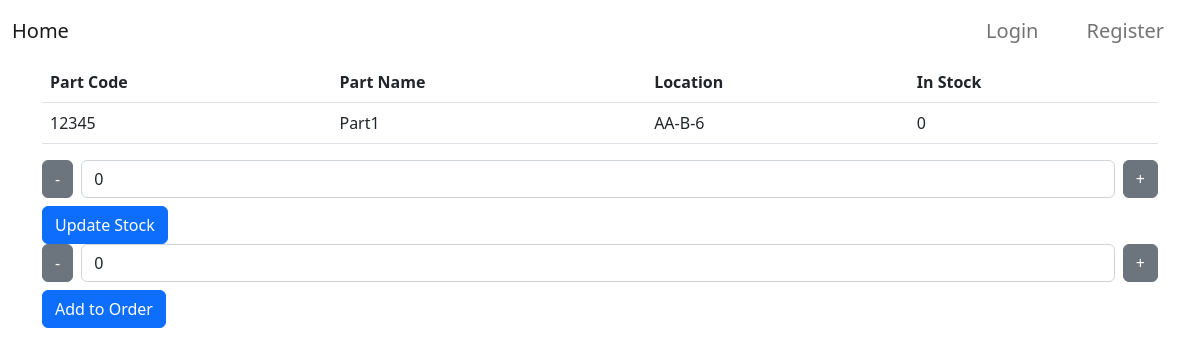
The app's page /parts/list/1, older data.
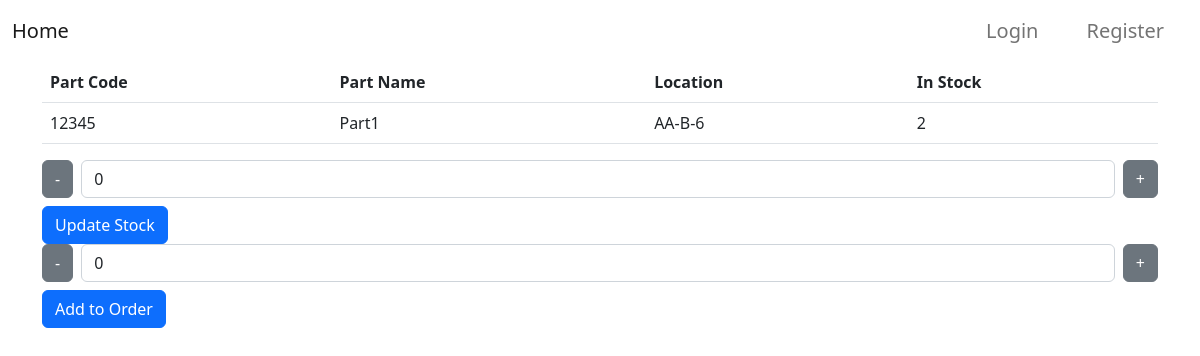
The same page, newer data.
### parts/models.py (models this page shows, shortened)
class Part(models.Model):
    code = models.CharField(max_length=50, unique=True)
    name = models.CharField(max_length=100)
    num_in_stock = models.PositiveIntegerField(default=0)
    low_stock_warning = models.PositiveIntegerField(default=0)
    location = models.CharField(max_length=10, help_text="Format: AB-A-5")

### parts/views.py (the view, shortened to what this page needs)
# urls.py: path('list/<int:pk>', PartDetailView.as_view(), name='part-detail'),
class PartDetailView(DetailView):
    model = Part

### parts/templates/parts/part_detail.html (shortened to what this page needs)
{% extends "parts/base.html" %}
{% block content %}
    <table class="table">
        <thead>
            <tr>
                <th>Part Code</th>
                <th>Part Name</th>
                <th>Location</th>
                <th>In Stock</th>
            </tr>
        </thead>
        <tbody>
            <tr>
                <td>{{part.code}}</td>
                <td>{{ part.name }}</td>
                <td>{{ part.location }}</td>
                <td>{{ part.num_in_stock }}</td>
            </tr>
        </tbody>
    </table>
    <form method="post">
        <div class="form-group d-flex align-items-center">
            <button type="button" class="btn btn-secondary" id="minus-btn-receipt">-</button>
            <input type="number" id="stock_input" name="receipt_quantity" class="form-control mx-2" value="0" readonly required>
            <button type="button" class="btn btn-secondary" id="plus-btn-receipt">+</button>
        </div>
        <button type="submit" class="btn btn-primary mt-2">Update Stock</button>
    </form>
    <form method="post">
        <div class="form-group d-flex align-items-center">
            <button type="button" class="btn btn-secondary" id="minus-btn-order">-</button>
            <input type="number" id="order_input" name="order_quantity" class="form-control mx-2" value="0" readonly required>
            <button type="button" class="btn btn-secondary" id="plus-btn-order">+</button>
        </div>
        <button type="submit" class="btn btn-primary mt-2">Add to Order</button>
    </form>
{% endblock content %}

Row changes from the older to the newer data that the page shows:
changed Part "Part1": num_in_stock "0" → "2"
